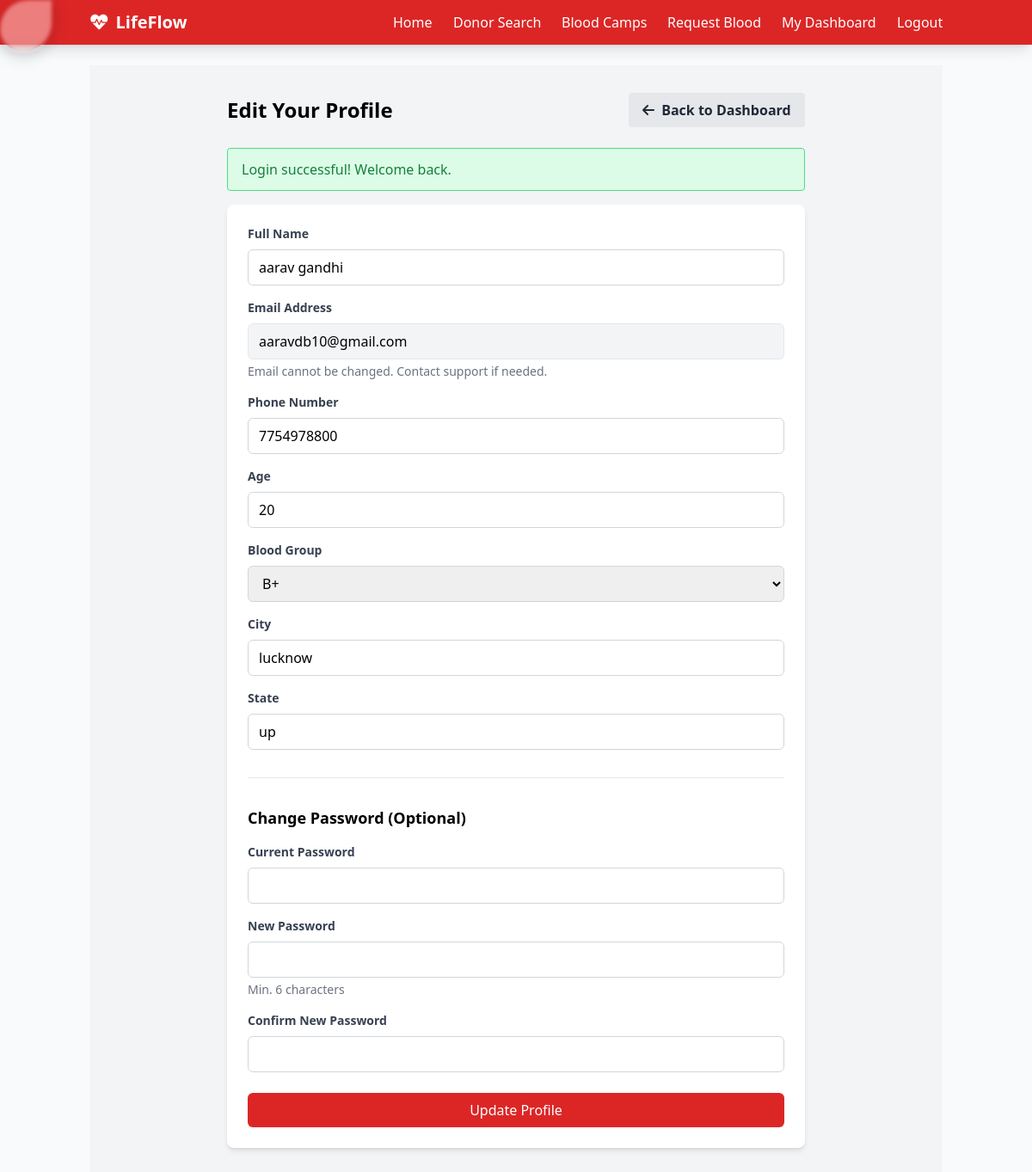
Screenshot of /dashboard/profile.php (signed in) with the database file from the repository.
### tables this page shows
CREATE TABLE `users` (
  `id` int NOT NULL,
  `name` varchar(100) DEFAULT NULL,
  `email` varchar(100) DEFAULT NULL,
  `password` varchar(255) DEFAULT NULL,
  `phone` varchar(20) DEFAULT NULL,
  `age` int DEFAULT NULL,
  `blood_group` varchar(5) DEFAULT NULL,
  `city` varchar(100) DEFAULT NULL,
  `state` varchar(100) DEFAULT NULL,
  `last_donation_date` date DEFAULT NULL,
  `created_at` timestamp NULL DEFAULT CURRENT_TIMESTAMP
);

### dashboard/profile.php (the view, shortened to what this page needs)
<?php
include_once '../includes/db.php';
include_once '../includes/auth.php';
$donor_id = $_SESSION['donor_id'];
$query = "SELECT * FROM users WHERE id = ?";
$stmt = $conn->prepare($query);
$stmt->bind_param("i", $donor_id);
$stmt->execute();
$result = $stmt->get_result();
$donor = $result->fetch_assoc();
include_once '../includes/header.php';
?>
<div class="bg-gray-100 min-h-screen py-8">
    <div class="container mx-auto px-4">
        <div class="max-w-2xl mx-auto">
            <div class="flex items-center justify-between mb-6">
                <h1 class="text-2xl font-bold">Edit Your Profile</h1>
                <a href="dashboard/donor.php" class="bg-gray-200 hover:bg-gray-300 text-gray-800 font-semibold py-2 px-4 rounded">
                    <i class="fas fa-arrow-left mr-1"></i> Back to Dashboard
                </a>
            </div>
            <?php echo display_alerts(); ?>
            <div class="bg-white rounded-lg shadow-md p-6">
                <form method="POST" action="">
                    <div class="mb-4">
                        <label class="block text-gray-700 text-sm font-bold mb-2" for="name">Full Name</label>
                        <input class="w-full px-3 py-2 border border-gray-300 rounded-md focus:outline-none focus:ring-2 focus:ring-red-600"
                               type="text" name="name" id="name" value="<?php echo htmlspecialchars($donor['name']); ?>" required>
                    </div>
                    <div class="mb-4">
                        <label class="block text-gray-700 text-sm font-bold mb-2" for="email">Email Address</label>
                        <input class="w-full px-3 py-2 border border-gray-200 bg-gray-100 rounded-md"
                               type="email" id="email" value="<?php echo htmlspecialchars($donor['email']); ?>" disabled>
                        <p class="text-sm text-gray-500 mt-1">Email cannot be changed. Contact support if needed.</p>
                    </div>
                    <div class="mb-4">
                        <label class="block text-gray-700 text-sm font-bold mb-2" for="phone">Phone Number</label>
                        <input class="w-full px-3 py-2 border border-gray-300 rounded-md focus:outline-none focus:ring-2 focus:ring-red-600"
                               type="tel" name="phone" id="phone" value="<?php echo htmlspecialchars($donor['phone']); ?>" required>
                    </div>
                    <div class="mb-4">
                        <label class="block text-gray-700 text-sm font-bold mb-2" for="age">Age</label>
                        <input class="w-full px-3 py-2 border border-gray-300 rounded-md focus:outline-none focus:ring-2 focus:ring-red-600"
                               type="number" name="age" id="age" min="18" value="<?php echo htmlspecialchars($donor['age']); ?>" required>
                    </div>
                    <div class="mb-4">
                        <label class="block text-gray-700 text-sm font-bold mb-2" for="blood_group">Blood Group</label>
                        <select class="w-full px-3 py-2 border border-gray-300 rounded-md focus:outline-none focus:ring-2 focus:ring-red-600"
                                name="blood_group" id="blood_group" required>
                            <option value="B+" <?php echo $donor['blood_group'] === 'B+' ? 'selected' : ''; ?>>B+</option>
                        </select>
                    </div>
                    <div class="mb-4">
                        <label class="block text-gray-700 text-sm font-bold mb-2" for="city">City</label>
                        <input class="w-full px-3 py-2 border border-gray-300 rounded-md focus:outline-none focus:ring-2 focus:ring-red-600"
                               type="text" name="city" id="city" value="<?php echo htmlspecialchars($donor['city']); ?>" required>
                    </div>
                    <div class="mb-6">
                        <label class="block text-gray-700 text-sm font-bold mb-2" for="state">State</label>
                        <input class="w-full px-3 py-2 border border-gray-300 rounded-md focus:outline-none focus:ring-2 focus:ring-red-600"
                               type="text" name="state" id="state" value="<?php echo htmlspecialchars($donor['state']); ?>" required>
                    </div>
                    <hr class="my-8">
                    <h3 class="font-bold text-lg mb-4">Change Password (Optional)</h3>
                    <div class="mb-4">
                        <label class="block text-gray-700 text-sm font-bold mb-2" for="current_password">Current Password</label>
                        <input class="w-full px-3 py-2 border border-gray-300 rounded-md focus:outline-none focus:ring-2 focus:ring-red-600"
                               type="password" name="current_password" id="current_password">
                    </div>
                    <div class="mb-4">
                        <label class="block text-gray-700 text-sm font-bold mb-2" for="new_password">New Password</label>
                        <input class="w-full px-3 py-2 border border-gray-300 rounded-md focus:outline-none focus:ring-2 focus:ring-red-600"
                               type="password" name="new_password" id="new_password">
                        <p class="text-sm text-gray-500 mt-1">Min. 6 characters</p>
                    </div>
                    <div class="mb-6">
                        <label class="block text-gray-700 text-sm font-bold mb-2" for="confirm_password">Confirm New Password</label>
                        <input class="w-full px-3 py-2 border border-gray-300 rounded-md focus:outline-none focus:ring-2 focus:ring-red-600"
                               type="password" name="confirm_password" id="confirm_password">
                    </div>
                    <div>
                        <button class="w-full bg-red-600 text-white py-2 px-4 rounded-md hover:bg-red-700 focus:outline-none focus:ring-2 focus:ring-red-600 focus:ring-opacity-50"
                                type="submit">Update Profile</button>
                    </div>
                </form>
            </div>
        </div>
    </div>
</div>
<?php include_once '../includes/footer.php'; ?>

### assets/styles.css (style rules this page uses)
* { animation: perspec 0.4s ease forwards; }

### rows the page displays
users: name "aarav gandhi", email "aaravdb10@gmail.com", phone "7754978800", age "20", blood_group "B+", city "lucknow", state "up"

### other values shown
$_SESSION['success'] "Login successful! Welcome back."
